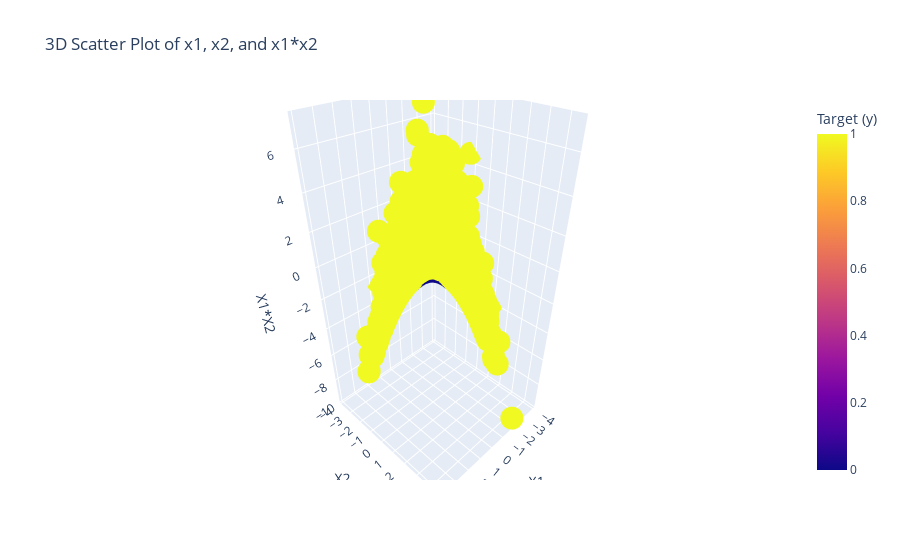

Notebook code cell kept with this figure:
### Markdown cell above
### Why these transformations?
- **Polynomial Features** help model nonlinear relationships between features and the target variable.
- By adding **squared terms** (`x1_square` and `x2_square`) and interaction terms (`x1 * x2`), you're extending the original feature space, making it possible for algorithms like **Polynomial Regression** or **SVM with Polynomial Kernel** to learn more complex relationships.

These types of transformations are useful for creating decision boundaries that aren't linear (curved). When we apply these transformations, we’re expanding the feature space, making it possible for algorithms to find higher-order relationships and predict better.

### How it helps in Polynomial Kernel (for SVM)?
In SVM, when you use a **polynomial kernel**, you're implicitly mapping the data into a higher-dimensional space using a transformation like:

- **K(x, x') = (x ⋅ x' + c)^d**, where `c` is a constant, and `d` is the degree of the polynomial. 
- Polynomial features like `x1^2`, `x2^2`, and `x1*x2` are manually creating similar feature space transformations. 

So, your original features might appear linear in the original space, but after using polynomial features, it might not be linear anymore in the higher-dimensional space. The algorithm finds the optimal hyperplane for this space.

This expanded feature space enables us to model non-linear relationships more effectively.

### Visual Example
- If you just use `x1` and `x2` (linear data), the data would be scattered in a way that makes it hard for a linear model to separate classes.
- However, after adding `x1^2`, `x2^2`, and `x1 * x2`, the data becomes more "stacked" (in higher-dimensional space), and a polynomial decision surface can better separate the data.

### Code cell
import plotly.express as px
# Plotting using Plotly
fig = px.scatter_3d(
    data_combined, 
    x='x1', 
    y='x2', 
    z='x1*x2',  # Using x1*x2 for z-axis
    color='y',  # Optional, to color the points based on the target variable
    title="3D Scatter Plot of x1, x2, and x1*x2",
    labels={"x1": "X1", "x2": "X2", "x1*x2": "X1*X2", "y": "Target (y)"}
)

# Show the plot
fig.show()

### Figure 1 — Plotly figure (JSON) as saved in the notebook; plotly's stock layout.template omitted (floating-point values rounded to 4 significant figures; data arrays with more than 128 entries replaced by an {"elided": "..."} marker saying what was removed)
{"data": [{"hovertemplate": "X1=%{x}<br>X2=%{y}<br>X1*X2=%{z}<br>Target (y)=%{marker.color}<extra></extra>", "legendgroup": "", "marker": {"color": {"elided": "10000 int values"}, "coloraxis": "coloraxis", "symbol": "circle"}, "mode": "markers", "name": "", "scene": "scene", "showlegend": false, "type": "scatter3d", "x": {"elided": "10000 float values"}, "y": {"elided": "10000 float values"}, "z": {"elided": "10000 float values"}}], "layout": {"coloraxis": {"colorbar": {"title": {"text": "Target (y)"}}, "colorscale": [[0, "#0d0887"], [0.1111, "#46039f"], [0.2222, "#7201a8"], [0.3333, "#9c179e"], [0.4444, "#bd3786"], [0.5556, "#d8576b"], [0.6667, "#ed7953"], [0.7778, "#fb9f3a"], [0.8889, "#fdca26"], [1, "#f0f921"]]}, "legend": {"tracegroupgap": 0}, "scene": {"domain": {"x": [0, 1], "y": [0, 1]}, "xaxis": {"title": {"text": "X1"}}, "yaxis": {"title": {"text": "X2"}}, "zaxis": {"title": {"text": "X1*X2"}}}, "title": {"text": "3D Scatter Plot of x1, x2, and x1*x2"}}}
